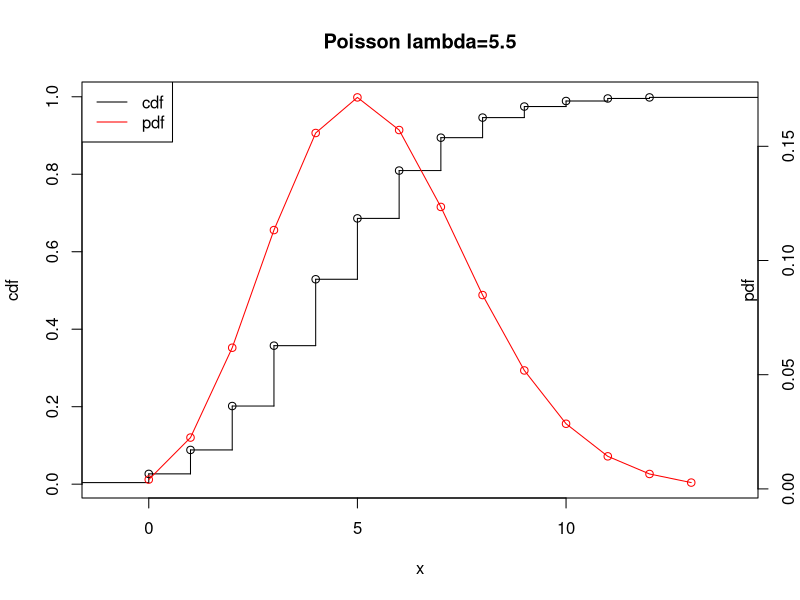
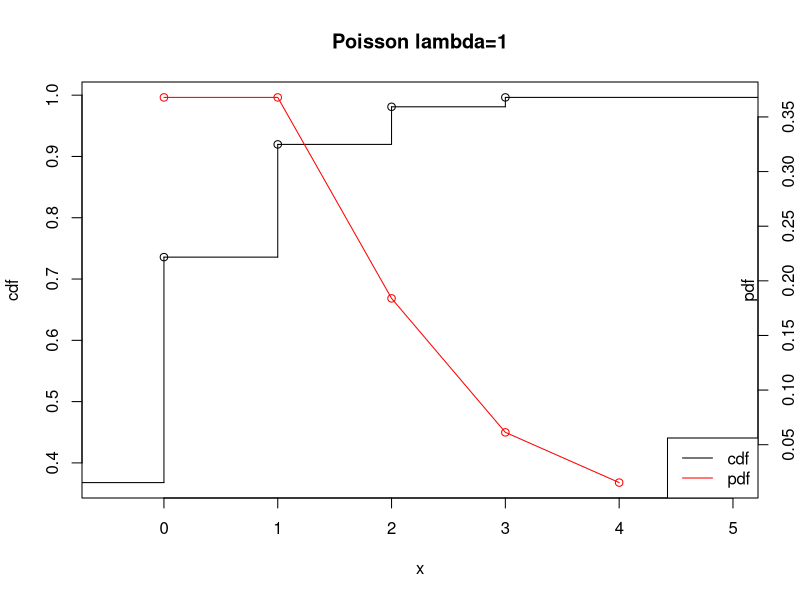
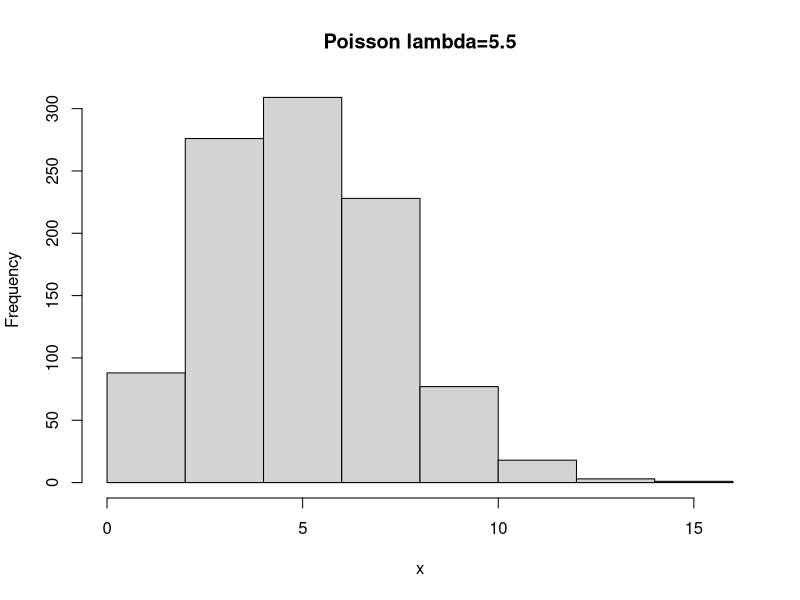
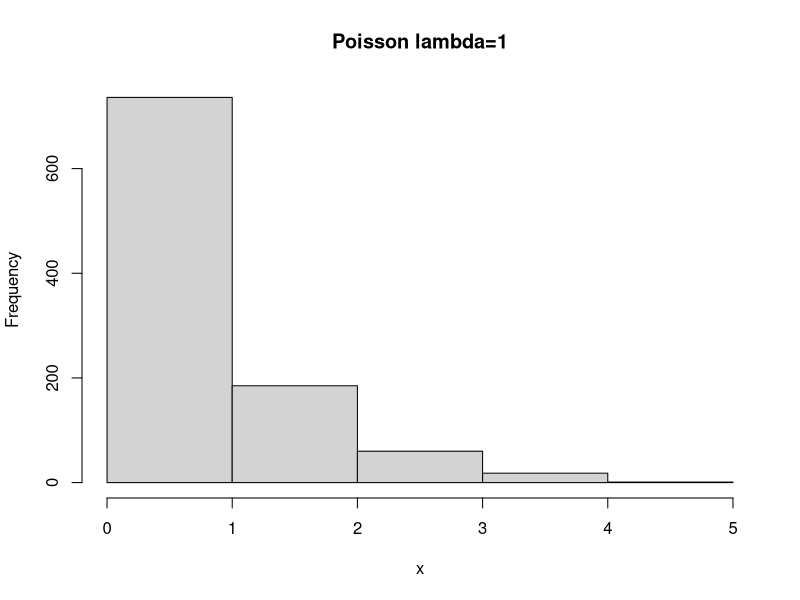
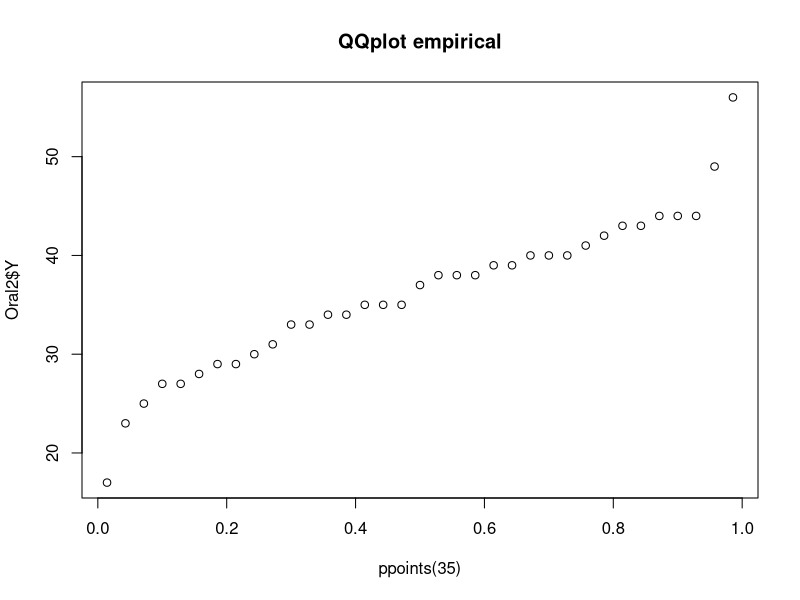
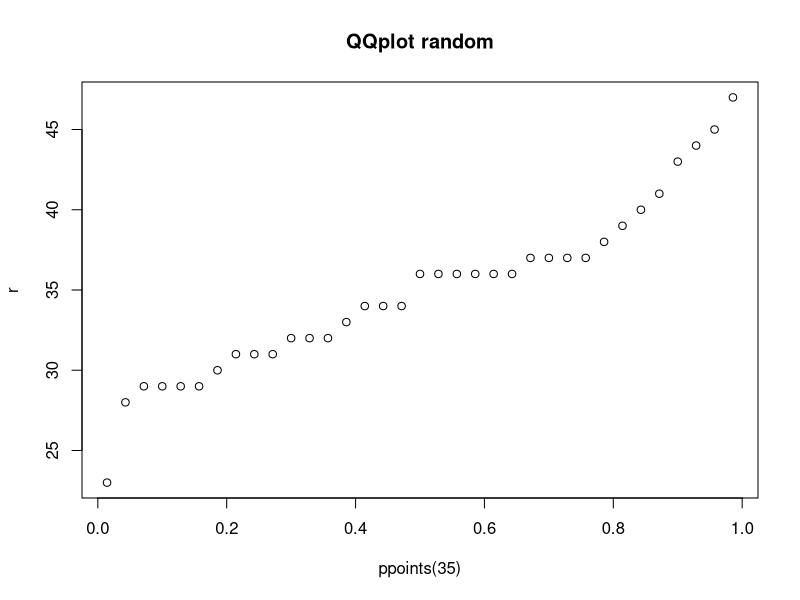
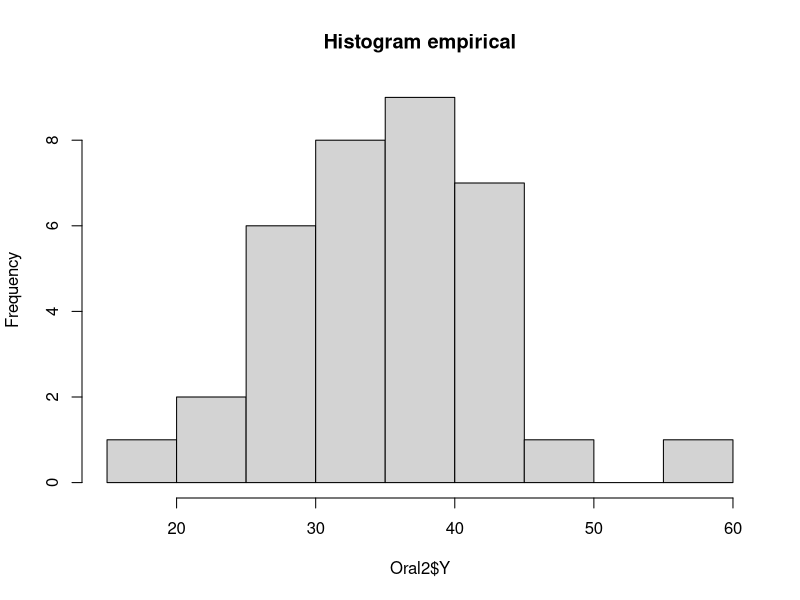
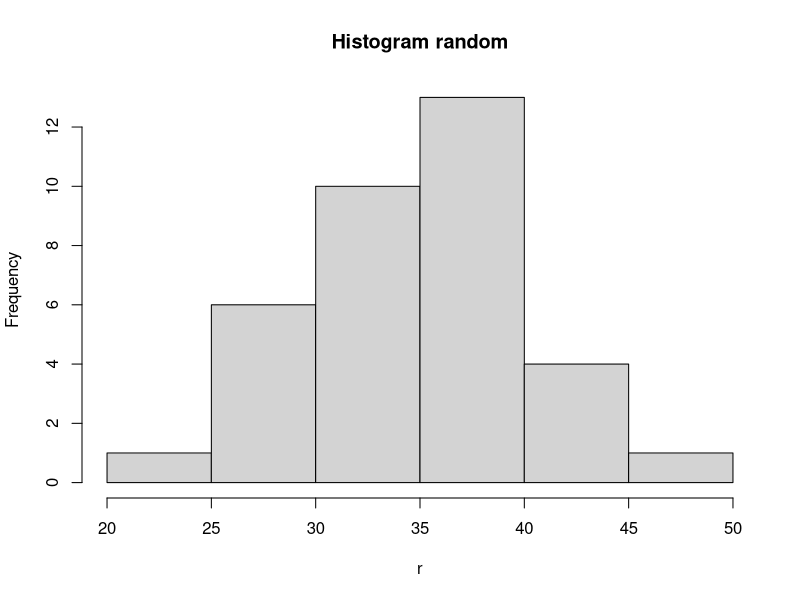

Generate these figures, in order, with R:
rm(list=ls())
library(tidyverse)
#6a
#In poisson distributions, the variance and expected value are both equal to lambda
#b
x <- c(0:13)
pdf <- dpois(x, 5.5)
cdf <- 1*pdf
for (i in 2:length(pdf)){
  cdf[i] <- pdf[i]+cdf[i-1]
}
plot(stepfun(0:12,cdf),xlim=c(-1,14),ylab='cdf',main='Poisson lambda=5.5')
par(new=T)
plot(x=x,y=pdf,xlim=c(-1,14),main=NA,xlab=NA,ylab=NA, col='red',type='o',axes=F)
axis(side = 4)
mtext(side = 4, line = -1, text = 'pdf')
legend("topleft",
       legend=c('cdf', "pdf"),
       lty=c(1,1), col=c('black', "red"))
x <- c(0:4)
pdf <- dpois(x, 1)
cdf <- 1*pdf
for (i in 2:length(pdf)){
  cdf[i] <- pdf[i]+cdf[i-1]
}
plot(stepfun(0:3,cdf),xlim=c(-0.5,5),ylab='cdf',main='Poisson lambda=1')
par(new=T)
plot(x=x,y=pdf,xlim=c(-0.5,5),main=NA,xlab=NA,ylab=NA, col='red',type='o',axes=F)
axis(side = 4)
mtext(side = 4, line = -1, text = 'pdf')
legend("bottomright",
       legend=c('cdf', "pdf"),
       lty=c(1,1), col=c('black', "red"))
#c
pois <- rpois(1000,5.5)
hist(pois,main='Poisson lambda=5.5',xlab='x')
pois <- rpois(1000,1)
hist(pois,main='Poisson lambda=1',xlab='x',breaks = 7)
#These histograms fit the previous pdf's very well, and the higher m gets, the better that fit becomes
#d

#e

#f
pdf <- dpois(0:1000,3)
pXse2 <- sum(pdf[0:2])
pXse2
pXs2 <- sum(pdf[0:(2-0.1)])
pXs2
pXle3 <- sum(pdf[3:1000])
pXle3
#g
#In a continuous distribution, a single point has probability 0, therefore removing the single point 2 from the probability will not change it.

#7a
library(spam)
data(Oral)
?Oral
#b
summary(Oral)
head(Oral[order(-Oral$E),],1)
#region 328
#c
Oral2 <- filter(Oral,35<E&E<45)
qqplot(ppoints(35),Oral2$Y,main='QQplot empirical')
summary(Oral2)
r <- rpois(35,36)
qqplot(ppoints(35),r,main='QQplot random')
hist(Oral2$Y,breaks=7,main='Histogram empirical')
hist(r,breaks = 7,main='Histogram random')
#Especially the qqplot shows, that the real data and the randomized poisson with lambda=mean are very similar
#d
mean(Oral$SMR) + sd(Oral$SMR/sqrt(544)) * qt(c(0.05/2,1-0.05/2), 544-1)
#The CI meanns, 95% of all random normal distributions with the estimated mu and sigma will contain the true mu within their CI. If you think of our Data as one of those randomizations, that means there is a 95% chance our sample belongs to those that contain the true mu in their CI.
